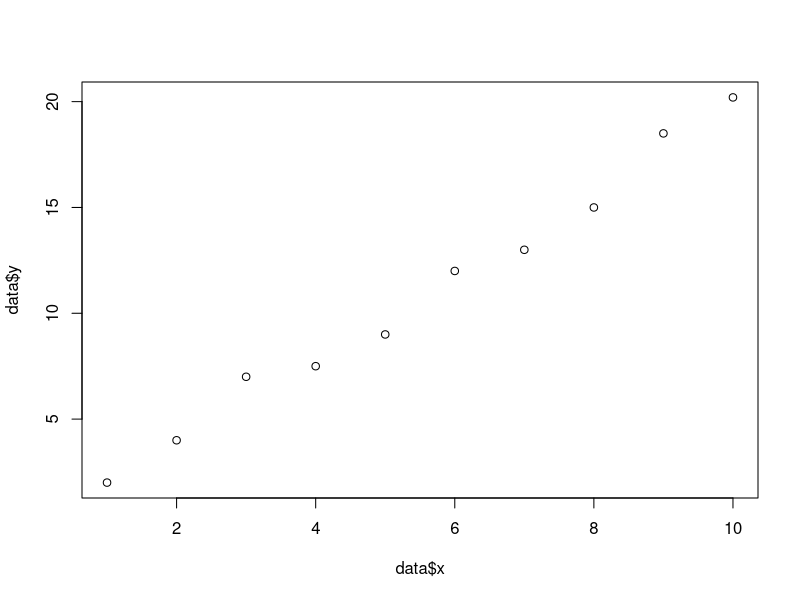

Recreate this plot in R. (Note: this script raises an error after producing the figure.)
data= data.frame(x = c(1,2,3,4,5,6,7,8,9,10),y=c(2,4,7,7.5,9,12,13,15,18.5,20.2))

plot(data$x,data$y)
abline(data.fit, col = "red")
data.fit = lm(data$y~data$x)
summary(data.fit)

b0 = data.fit$coefficients[1]
b1= data.fit$coefficients[2]

standard_errors <- summary(data.fit)$coefficients[, "Std. Error"]
se_b0 <- standard_errors[1] # Standard error of b0
se_b1 <- standard_errors[2] # Standard error of b1

se_b0
se_b1
alpha = .05
conf_intervals <- confint(data.fit, level = 1- alpha)

# Extract confidence intervals for b0 and b1
conf_interval_b0 <- conf_intervals[1, ]
conf_interval_b1 <- conf_intervals[2, ]

# Print confidence intervals

#b0 conf
print(conf_interval_b0)
#b1 conf
print(conf_interval_b1)

